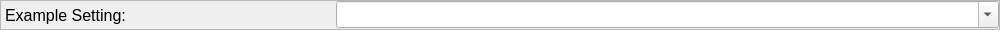
<?xml version="1.0" encoding="UTF-8"?>
<ui version="4.0">
 <class>BasicRow</class>
 <widget class="QWidget" name="BasicRow">
  <property name="geometry">
   <rect>
    <x>0</x>
    <y>0</y>
    <width>1000</width>
    <height>30</height>
   </rect>
  </property>
  <property name="sizePolicy">
   <sizepolicy hsizetype="Preferred" vsizetype="Fixed">
    <horstretch>0</horstretch>
    <verstretch>0</verstretch>
   </sizepolicy>
  </property>
  <property name="maximumSize">
   <size>
    <width>16777215</width>
    <height>30</height>
   </size>
  </property>
  <property name="font">
   <font>
    <pointsize>12</pointsize>
   </font>
  </property>
  <property name="windowTitle">
   <string>Form</string>
  </property>
  <layout class="QHBoxLayout" name="horizontalLayout" stretch="0">
   <property name="spacing">
    <number>0</number>
   </property>
   <property name="leftMargin">
    <number>0</number>
   </property>
   <property name="topMargin">
    <number>0</number>
   </property>
   <property name="rightMargin">
    <number>0</number>
   </property>
   <property name="bottomMargin">
    <number>0</number>
   </property>
   <item>
    <widget class="QFrame" name="frame">
     <property name="frameShape">
      <enum>QFrame::Shape::StyledPanel</enum>
     </property>
     <property name="frameShadow">
      <enum>QFrame::Shadow::Raised</enum>
     </property>
     <layout class="QHBoxLayout" name="horizontalLayout_2" stretch="1,2">
      <property name="spacing">
       <number>0</number>
      </property>
      <property name="leftMargin">
       <number>4</number>
      </property>
      <property name="topMargin">
       <number>0</number>
      </property>
      <property name="rightMargin">
       <number>0</number>
      </property>
      <property name="bottomMargin">
       <number>0</number>
      </property>
      <item>
       <widget class="QLabel" name="SettingLabel">
        <property name="text">
         <string>Example Setting:</string>
        </property>
       </widget>
      </item>
      <item>
       <widget class="QComboBox" name="SettingSimpleCombo">
        <property name="editable">
         <bool>true</bool>
        </property>
       </widget>
      </item>
     </layout>
    </widget>
   </item>
  </layout>
 </widget>
 <resources/>
 <connections/>
</ui>
